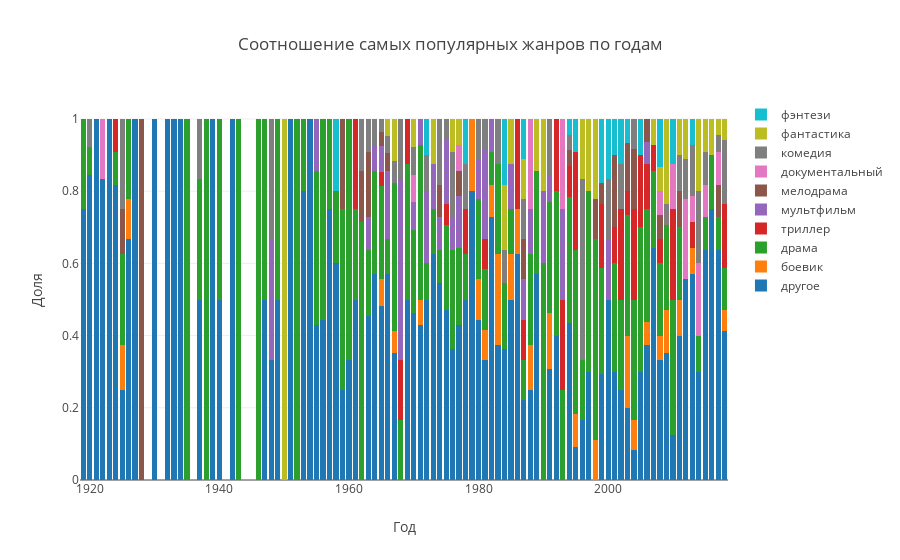

Notebook code for this chart:
### Code cell
data = []
for genre in movie_data_df.genre_top.unique():
    trace = go.Bar(
        x = movie_data_df_pivot.index.values,
        y = movie_data_df_pivot[genre].values,
        name = genre
    )
    data.append(trace)

layout = go.Layout(
    barmode='stack',
    title = "Соотношение самых популярных жанров по годам",
    xaxis = dict(title = "Год"),
    yaxis = dict(title = "Доля")
)
fig = go.Figure(data=data, layout=layout)
iplot(fig)

### Figure 1 — Plotly figure (JSON) as saved in the notebook; plotly's stock layout.template omitted (floating-point values rounded to 4 significant figures)
{"data": [{"name": "другое", "type": "bar", "uid": "9d4a2615-9bc0-4d91-826b-4c47e1e79792", "x": ["1919", "1920", "1921", "1922", "1923", "1924", "1925", "1926", "1927", "1928", "1930", "1932", "1933", "1934", "1935", "1937", "1938", "1939", "1940", "1942", "1943", "1946", "1947", "1948", "1949", "1950", "1951", "1952", "1953", "1954", "1955", "1956", "1957", "1958", "1959", "1960", "1961", "1962", "1963", "1964", "1965", "1966", "1967", "1968", "1969", "1970", "1971", "1972", "1973", "1974", "1975", "1976", "1977", "1978", "1979", "1980", "1981", "1982", "1983", "1984", "1985", "1986", "1987", "1988", "1989", "1990", "1991", "1992", "1993", "1994", "1995", "1996", "1997", "1998", "1999", "2000", "2001", "2002", "2003", "2004", "2005", "2006", "2007", "2008", "2009", "2010", "2011", "2012", "2013", "2014", "2015", "2016", "2017", "2018"], "y": [0.75, 0.8462, 1, 0.8333, 1, 0.8182, 0.25, 0.6667, 1, null, 1, 1, 1, 1, null, 0.5, null, 1, 0.5, 1, null, null, 0.5, 0.3333, 0.5, null, 1, null, 0.8, 1, 0.4286, 0.4444, 0.75, 0.6, 0.25, 0.3333, 0.5, null, 0.4545, 0.5714, 0.4815, 0.5714, 0.3529, null, 0.5, 0.4615, 0.4286, 0.5, 0.625, 0.5455, 0.4706, 0.3636, 0.4286, 0.5, 0.8, 0.4444, 0.3333, 0.7273, 0.375, 0.3636, 0.5, 0.625, 0.2222, 0.25, 0.5714, null, 0.3077, 0.4, null, 0.4348, 0.09091, 0.1667, 0.3, null, 0.2941, 0.5, 0.3, 0.25, 0.2, 0.08333, 0.3, 0.375, 0.6429, 0.3333, 0.3529, 0.125, 0.4, 0.5556, 0.5714, 0.3, 0.6364, 0.75, 0.6364, 0.4118]}, {"name": "боевик", "type": "bar", "uid": "db37f238-869e-4459-a3df-465ccd0ae5b9", "x": ["1919", "1920", "1921", "1922", "1923", "1924", "1925", "1926", "1927", "1928", "1930", "1932", "1933", "1934", "1935", "1937", "1938", "1939", "1940", "1942", "1943", "1946", "1947", "1948", "1949", "1950", "1951", "1952", "1953", "1954", "1955", "1956", "1957", "1958", "1959", "1960", "1961", "1962", "1963", "1964", "1965", "1966", "1967", "1968", "1969", "1970", "1971", "1972", "1973", "1974", "1975", "1976", "1977", "1978", "1979", "1980", "1981", "1982", "1983", "1984", "1985", "1986", "1987", "1988", "1989", "1990", "1991", "1992", "1993", "1994", "1995", "1996", "1997", "1998", "1999", "2000", "2001", "2002", "2003", "2004", "2005", "2006", "2007", "2008", "2009", "2010", "2011", "2012", "2013", "2014", "2015", "2016", "2017", "2018"], "y": [null, null, null, null, null, null, 0.125, 0.1111, null, null, null, null, null, null, null, null, null, null, null, null, null, null, null, null, null, null, null, null, null, null, null, null, null, null, null, null, null, null, null, null, 0.07407, null, 0.05882, null, null, null, 0.07143, null, null, null, null, null, null, null, 0.2, 0.1111, 0.08333, 0.09091, 0.25, null, 0.125, 0.125, null, 0.125, null, null, 0.1538, null, null, null, 0.09091, null, null, 0.1111, null, null, null, null, 0.2, 0.08333, null, 0.0625, null, 0.06667, 0.1176, null, 0.1, null, 0.07143, null, null, null, null, 0.05882]}, {"name": "драма", "type": "bar", "uid": "60d0ef68-f274-4d6d-b164-a09f57a196e2", "x": ["1919", "1920", "1921", "1922", "1923", "1924", "1925", "1926", "1927", "1928", "1930", "1932", "1933", "1934", "1935", "1937", "1938", "1939", "1940", "1942", "1943", "1946", "1947", "1948", "1949", "1950", "1951", "1952", "1953", "1954", "1955", "1956", "1957", "1958", "1959", "1960", "1961", "1962", "1963", "1964", "1965", "1966", "1967", "1968", "1969", "1970", "1971", "1972", "1973", "1974", "1975", "1976", "1977", "1978", "1979", "1980", "1981", "1982", "1983", "1984", "1985", "1986", "1987", "1988", "1989", "1990", "1991", "1992", "1993", "1994", "1995", "1996", "1997", "1998", "1999", "2000", "2001", "2002", "2003", "2004", "2005", "2006", "2007", "2008", "2009", "2010", "2011", "2012", "2013", "2014", "2015", "2016", "2017", "2018"], "y": [0.25, 0.07692, null, null, null, 0.09091, 0.25, 0.2222, null, null, null, null, null, null, 1, 0.3333, 1, null, 0.5, null, 1, 1, 0.5, null, 0.5, null, null, 1, 0.2, null, 0.4286, 0.5556, 0.25, 0.2, 0.5, 0.6667, 0.25, 0.7143, 0.1818, 0.2857, 0.2593, 0.09524, 0.4118, 0.1667, 0.375, 0.2308, 0.4286, 0.1, 0.125, 0.09091, 0.2353, 0.2727, 0.2143, 0.125, null, 0.2222, 0.1667, 0.09091, 0.25, 0.1818, 0.125, null, 0.1111, 0.25, 0.2857, 0.6, 0.3077, 0.4, 0.25, 0.3478, 0.4545, 0.1667, 0.5, 0.5556, 0.2941, null, 0.3, 0.25, 0.3333, 0.3333, 0.4, 0.3125, 0.2143, 0.2, 0.2353, 0.375, 0.2, null, null, 0.1, 0.09091, 0.15, 0.09091, 0.1176]}, {"name": "триллер", "type": "bar", "uid": "6aee0455-8976-4043-90e4-00b85e483ae0", "x": ["1919", "1920", "1921", "1922", "1923", "1924", "1925", "1926", "1927", "1928", "1930", "1932", "1933", "1934", "1935", "1937", "1938", "1939", "1940", "1942", "1943", "1946", "1947", "1948", "1949", "1950", "1951", "1952", "1953", "1954", "1955", "1956", "1957", "1958", "1959", "1960", "1961", "1962", "1963", "1964", "1965", "1966", "1967", "1968", "1969", "1970", "1971", "1972", "1973", "1974", "1975", "1976", "1977", "1978", "1979", "1980", "1981", "1982", "1983", "1984", "1985", "1986", "1987", "1988", "1989", "1990", "1991", "1992", "1993", "1994", "1995", "1996", "1997", "1998", "1999", "2000", "2001", "2002", "2003", "2004", "2005", "2006", "2007", "2008", "2009", "2010", "2011", "2012", "2013", "2014", "2015", "2016", "2017", "2018"], "y": [null, null, null, null, null, 0.09091, null, null, null, null, null, null, null, null, null, null, null, null, null, null, null, null, null, null, null, null, null, null, null, null, null, null, null, null, null, null, 0.25, null, null, null, 0.03704, null, null, 0.1667, 0.125, null, null, null, null, null, 0.05882, null, null, 0.125, null, null, 0.08333, null, null, null, null, 0.25, 0.1111, null, null, null, null, 0.2, 0.25, 0.08696, 0.2727, null, null, null, 0.1765, null, 0.1, 0.25, 0.06667, 0.25, 0.2, 0.125, 0.07143, 0.06667, null, 0.25, null, null, 0.07143, null, null, null, null, 0.1765]}, {"name": "мультфильм", "type": "bar", "uid": "f2d93ee3-400a-4b1d-bacc-5913cbb3b972", "x": ["1919", "1920", "1921", "1922", "1923", "1924", "1925", "1926", "1927", "1928", "1930", "1932", "1933", "1934", "1935", "1937", "1938", "1939", "1940", "1942", "1943", "1946", "1947", "1948", "1949", "1950", "1951", "1952", "1953", "1954", "1955", "1956", "1957", "1958", "1959", "1960", "1961", "1962", "1963", "1964", "1965", "1966", "1967", "1968", "1969", "1970", "1971", "1972", "1973", "1974", "1975", "1976", "1977", "1978", "1979", "1980", "1981", "1982", "1983", "1984", "1985", "1986", "1987", "1988", "1989", "1990", "1991", "1992", "1993", "1994", "1995", "1996", "1997", "1998", "1999", "2000", "2001", "2002", "2003", "2004", "2005", "2006", "2007", "2008", "2009", "2010", "2011", "2012", "2013", "2014", "2015", "2016", "2017", "2018"], "y": [null, null, null, null, null, null, null, null, null, null, null, null, null, null, null, null, null, null, null, null, null, null, null, 0.3333, null, null, null, null, null, null, 0.1429, null, null, null, null, null, null, null, 0.09091, 0.07143, 0.07407, 0.1905, null, 0.5, null, 0.07692, 0.07143, 0.2, 0.125, 0.09091, 0.1765, 0.09091, 0.1429, null, null, 0.1111, 0.25, 0.09091, null, null, 0.125, null, 0.1111, 0.125, null, 0.2, 0.07692, null, 0.25, null, null, null, null, null, null, 0.1667, null, null, null, null, null, 0.0625, null, null, null, null, null, null, null, null, null, null, null, null]}, {"name": "мелодрама", "type": "bar", "uid": "bce16f00-5ef8-4694-9d4a-fa44612af85c", "x": ["1919", "1920", "1921", "1922", "1923", "1924", "1925", "1926", "1927", "1928", "1930", "1932", "1933", "1934", "1935", "1937", "1938", "1939", "1940", "1942", "1943", "1946", "1947", "1948", "1949", "1950", "1951", "1952", "1953", "1954", "1955", "1956", "1957", "1958", "1959", "1960", "1961", "1962", "1963", "1964", "1965", "1966", "1967", "1968", "1969", "1970", "1971", "1972", "1973", "1974", "1975", "1976", "1977", "1978", "1979", "1980", "1981", "1982", "1983", "1984", "1985", "1986", "1987", "1988", "1989", "1990", "1991", "1992", "1993", "1994", "1995", "1996", "1997", "1998", "1999", "2000", "2001", "2002", "2003", "2004", "2005", "2006", "2007", "2008", "2009", "2010", "2011", "2012", "2013", "2014", "2015", "2016", "2017", "2018"], "y": [null, null, null, null, null, null, 0.125, null, null, 1, null, null, null, null, null, null, null, null, null, null, null, null, null, null, null, null, null, null, null, null, null, null, null, null, 0.25, null, null, 0.1429, 0.1818, null, 0.03704, 0.04762, null, null, null, null, null, null, null, 0.09091, null, null, 0.07143, null, null, null, null, null, null, null, null, null, 0.1111, null, null, null, null, null, null, 0.04348, null, null, null, 0.1111, 0.05882, null, 0.2, null, 0.1333, 0.1667, null, 0.0625, null, 0.06667, null, null, 0.1, null, null, null, null, null, 0.09091, null]}, {"name": "документальный", "type": "bar", "uid": "81741021-ba3c-4d1f-a1a8-d495252da655", "x": ["1919", "1920", "1921", "1922", "1923", "1924", "1925", "1926", "1927", "1928", "1930", "1932", "1933", "1934", "1935", "1937", "1938", "1939", "1940", "1942", "1943", "1946", "1947", "1948", "1949", "1950", "1951", "1952", "1953", "1954", "1955", "1956", "1957", "1958", "1959", "1960", "1961", "1962", "1963", "1964", "1965", "1966", "1967", "1968", "1969", "1970", "1971", "1972", "1973", "1974", "1975", "1976", "1977", "1978", "1979", "1980", "1981", "1982", "1983", "1984", "1985", "1986", "1987", "1988", "1989", "1990", "1991", "1992", "1993", "1994", "1995", "1996", "1997", "1998", "1999", "2000", "2001", "2002", "2003", "2004", "2005", "2006", "2007", "2008", "2009", "2010", "2011", "2012", "2013", "2014", "2015", "2016", "2017", "2018"], "y": [null, null, null, 0.1667, null, null, null, null, null, null, null, null, null, null, null, null, null, null, null, null, null, null, null, null, null, null, null, null, null, null, null, null, null, null, null, null, null, null, null, null, null, null, null, null, null, 0.07692, null, null, null, null, null, null, 0.07143, null, null, null, null, null, null, null, null, null, null, 0.25, null, null, null, null, 0.25, null, null, null, null, null, null, null, null, null, null, null, null, null, null, 0.06667, null, 0.125, null, 0.2222, 0.07143, 0.2, 0.09091, null, 0.09091, null]}, {"name": "комедия", "type": "bar", "uid": "ada6508d-6a75-452a-899d-64007b2b1bd5", "x": ["1919", "1920", "1921", "1922", "1923", "1924", "1925", "1926", "1927", "1928", "1930", "1932", "1933", "1934", "1935", "1937", "1938", "1939", "1940", "1942", "1943", "1946", "1947", "1948", "1949", "1950", "1951", "1952", "1953", "1954", "1955", "1956", "1957", "1958", "1959", "1960", "1961", "1962", "1963", "1964", "1965", "1966", "1967", "1968", "1969", "1970", "1971", "1972", "1973", "1974", "1975", "1976", "1977", "1978", "1979", "1980", "1981", "1982", "1983", "1984", "1985", "1986", "1987", "1988", "1989", "1990", "1991", "1992", "1993", "1994", "1995", "1996", "1997", "1998", "1999", "2000", "2001", "2002", "2003", "2004", "2005", "2006", "2007", "2008", "2009", "2010", "2011", "2012", "2013", "2014", "2015", "2016", "2017", "2018"], "y": [null, 0.07692, null, null, null, null, 0.25, null, null, null, null, null, null, null, null, 0.1667, null, null, null, null, null, null, null, 0.3333, null, null, null, null, null, null, null, null, null, null, null, null, null, 0.1429, 0.09091, 0.07143, 0.03704, 0.04762, 0.05882, 0.1667, null, 0.07692, null, 0.1, null, 0.1818, 0.05882, 0.1818, null, 0.125, null, 0.1111, 0.08333, null, 0.125, 0.09091, null, null, 0.1111, null, null, null, 0.1538, null, null, 0.04348, null, 0.5, null, null, null, 0.1667, null, 0.125, null, 0.08333, null, null, null, null, 0.05882, null, 0.1, 0.1111, 0.1429, 0.2, 0.09091, null, 0.04545, 0.1765]}, {"name": "фантастика", "type": "bar", "uid": "cca94c6e-150f-4f85-9fd0-5dc5c7dc5e23", "x": ["1919", "1920", "1921", "1922", "1923", "1924", "1925", "1926", "1927", "1928", "1930", "1932", "1933", "1934", "1935", "1937", "1938", "1939", "1940", "1942", "1943", "1946", "1947", "1948", "1949", "1950", "1951", "1952", "1953", "1954", "1955", "1956", "1957", "1958", "1959", "1960", "1961", "1962", "1963", "1964", "1965", "1966", "1967", "1968", "1969", "1970", "1971", "1972", "1973", "1974", "1975", "1976", "1977", "1978", "1979", "1980", "1981", "1982", "1983", "1984", "1985", "1986", "1987", "1988", "1989", "1990", "1991", "1992", "1993", "1994", "1995", "1996", "1997", "1998", "1999", "2000", "2001", "2002", "2003", "2004", "2005", "2006", "2007", "2008", "2009", "2010", "2011", "2012", "2013", "2014", "2015", "2016", "2017", "2018"], "y": [null, null, null, null, null, null, null, null, null, null, null, null, null, null, null, null, null, null, null, null, null, null, null, null, null, 1, null, null, null, null, null, null, null, null, null, null, null, null, null, null, null, 0.04762, 0.1176, null, null, 0.07692, null, null, 0.125, null, null, 0.09091, 0.07143, null, null, null, null, null, null, 0.1818, 0.125, null, 0.1111, null, 0.1429, 0.2, null, null, null, null, null, 0.1667, 0.2, 0.2222, null, null, null, null, null, null, null, null, 0.07143, 0.06667, 0.2353, null, 0.1, 0.1111, null, 0.2, 0.09091, 0.1, 0.04545, 0.05882]}, {"name": "фэнтези", "type": "bar", "uid": "ccd6320a-cddb-4f72-86d9-cc4c9bb57d03", "x": ["1919", "1920", "1921", "1922", "1923", "1924", "1925", "1926", "1927", "1928", "1930", "1932", "1933", "1934", "1935", "1937", "1938", "1939", "1940", "1942", "1943", "1946", "1947", "1948", "1949", "1950", "1951", "1952", "1953", "1954", "1955", "1956", "1957", "1958", "1959", "1960", "1961", "1962", "1963", "1964", "1965", "1966", "1967", "1968", "1969", "1970", "1971", "1972", "1973", "1974", "1975", "1976", "1977", "1978", "1979", "1980", "1981", "1982", "1983", "1984", "1985", "1986", "1987", "1988", "1989", "1990", "1991", "1992", "1993", "1994", "1995", "1996", "1997", "1998", "1999", "2000", "2001", "2002", "2003", "2004", "2005", "2006", "2007", "2008", "2009", "2010", "2011", "2012", "2013", "2014", "2015", "2016", "2017", "2018"], "y": [null, null, null, null, null, null, null, null, null, null, null, null, null, null, null, null, null, null, null, null, null, null, null, null, null, null, null, null, null, null, null, null, null, 0.2, null, null, null, null, null, null, null, null, null, null, null, null, null, 0.1, null, null, null, null, null, 0.125, null, null, null, null, null, 0.1818, null, null, 0.1111, null, null, null, null, null, null, 0.04348, 0.09091, null, null, null, 0.1765, 0.1667, 0.1, 0.125, 0.06667, null, 0.1, null, null, 0.1333, null, 0.125, null, null, 0.07143, null, null, null, null, null]}], "layout": {"barmode": "stack", "title": "Соотношение самых популярных жанров по годам", "xaxis": {"title": "Год"}, "yaxis": {"title": "Доля"}}}
